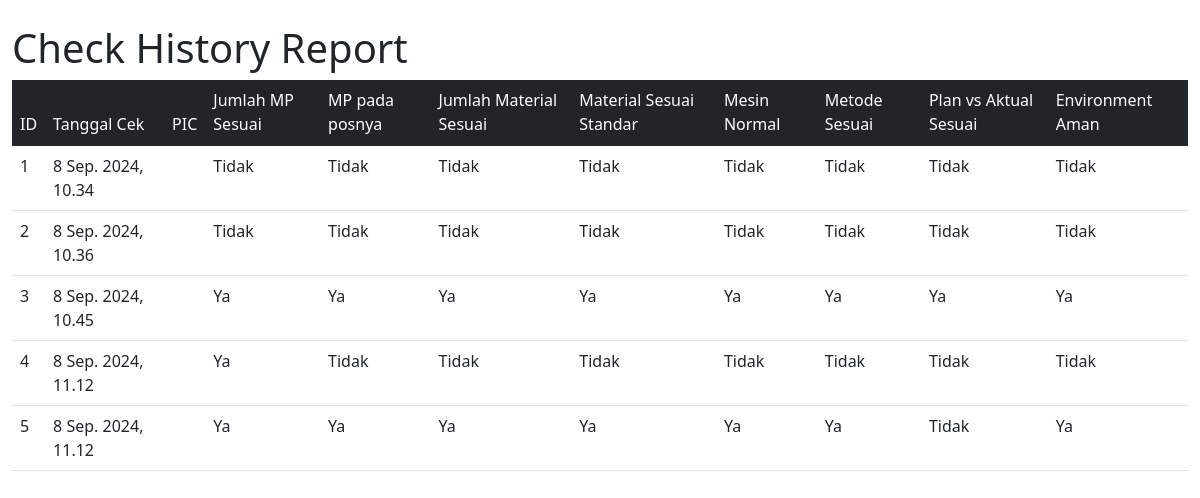
Before: /report/ (signed in) with the older database file.
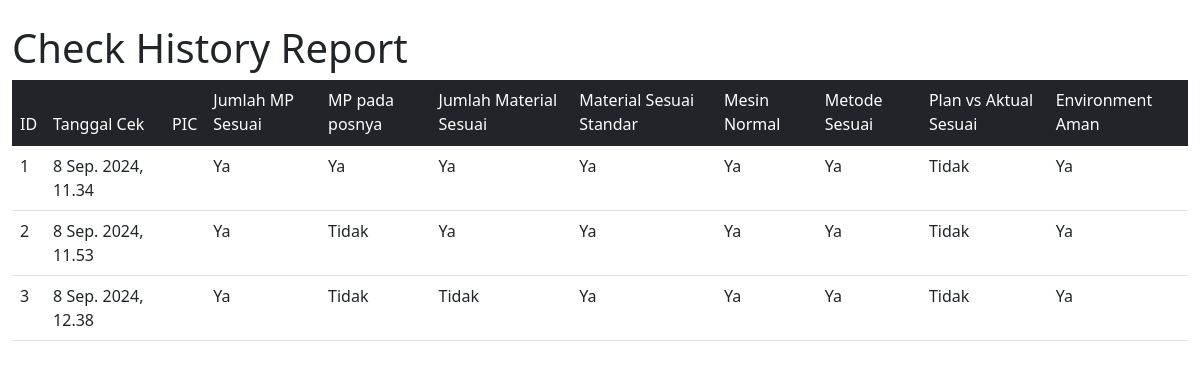
After: the same page with the newer database file.
### CheckPointApp/models.py (models this page shows, shortened)
class CpInputModel(models.Model):
    STATUS_CHOICES = (
        (True, 'Ya'),
        (False, 'Tidak')
    )
    mp_jumlah = models.BooleanField(choices=STATUS_CHOICES, default=False, null=False)
    mp_pos = models.BooleanField(choices=STATUS_CHOICES, default=False, null=False)
    material_jumlah = models.BooleanField(choices=STATUS_CHOICES, default=False,null=False)
    material_std = models.BooleanField(choices=STATUS_CHOICES, default=False, null=False)
    mesin_normal = models.BooleanField(choices=STATUS_CHOICES, default=False, null=False)
    metode_sesuai = models.BooleanField(choices=STATUS_CHOICES, default=False, null=False)
    plan_vs_actual = models.BooleanField(choices=STATUS_CHOICES, default=False, null=False)
    environment_aman = models.BooleanField(choices=STATUS_CHOICES, default=False, null=False)
    tanggal_check = models.DateTimeField(auto_now_add=True, null=False)
    person = models.ForeignKey(User, on_delete=models.CASCADE)

### CheckPointApp/views.py (the view)
# urls.py: path('report/', views.Report.as_view(), name="CpReport"),
class Report(LoginRequiredMixin, ListView):
    login_url = 'login'
    model = CpInputModel
    template_name = 'report.html'

### templates/report.html (shortened to what this page needs)
{% load static %}
{% load tz %}
<!DOCTYPE html>
<html>
    <head>
        <link rel="stylesheet" type="text/css" href="https://cdn.datatables.net/1.12.1/css/jquery.dataTables.min.css">
        <link href="https://cdn.jsdelivr.net/npm/bootstrap@5.1.3/dist/css/bootstrap.min.css" rel="stylesheet">
    </head>
    <body class="py-4">
        <div class="container-fluid">
            <h1>Check History Report</h1>
            <div class="table-fluid">
                <table class="table">
                    <thead class="table-dark">
                        <td>ID</td>
                        <td>Tanggal Cek</td>
                        <td>PIC</td>
                        <td>Jumlah MP Sesuai</td>
                        <td>MP pada posnya</td>
                        <td>Jumlah Material Sesuai</td>
                        <td>Material Sesuai Standar</td>
                        <td>Mesin Normal</td>
                        <td>Metode Sesuai</td>
                        <td>Plan vs Aktual Sesuai</td>
                        <td>Environment Aman</td>
                    </thead>
                    <tbody>
                        {% for cek in object_list %}
                        <tr>
                            <td>{{ cek.id }}</td>
                            <td>{{ cek.tanggal_check }}</td>
                            <td>{{ cek.person.first_name }} {{ cek.person.last_name }}</td>
                            <td>{{ cek.mp_jumlah|yesno:"Ya,Tidak" }}</td>
                            <td>{{ cek.mp_pos|yesno:"Ya,Tidak" }}</td>
                            <td>{{ cek.material_jumlah|yesno:"Ya,Tidak" }}</td>
                            <td>{{ cek.material_std|yesno:"Ya,Tidak" }}</td>
                            <td>{{ cek.mesin_normal|yesno:"Ya,Tidak" }}</td>
                            <td>{{ cek.metode_sesuai|yesno:"Ya,Tidak" }}</td>
                            <td>{{ cek.plan_vs_actual|yesno:"Ya,Tidak" }}</td>
                            <td>{{ cek.environment_aman|yesno:"Ya,Tidak" }}</td>
                        </tr>
                        {% endfor %}
                    </tbody>
                </table>
        </div>
    </body>

Changed rows visible on the page:
removed CpInputModel: id "4", tanggal_check "8 Sep. 2024, 11.12", mp_jumlah "Ya", mp_pos "Tidak", material_jumlah "Tidak", material_std "Tidak", mesin_normal "Tidak", metode_sesuai "Tidak", plan_vs_actual "Tidak", environment_aman "Tidak"
removed CpInputModel: id "5", tanggal_check "8 Sep. 2024, 11.12", mp_jumlah "Ya", mp_pos "Ya", material_jumlah "Ya", material_std "Ya", mesin_normal "Ya", metode_sesuai "Ya", plan_vs_actual "Tidak", environment_aman "Ya"
changed CpInputModel id 1: tanggal_check "8 Sep. 2024, 10.34" → "8 Sep. 2024, 11.34"; mp_jumlah "Tidak" → "Ya"; mp_pos "Tidak" → "Ya"; material_jumlah "Tidak" → "Ya"; material_std "Tidak" → "Ya"; mesin_normal "Tidak" → "Ya"; metode_sesuai "Tidak" → "Ya"; environment_aman "Tidak" → "Ya"
changed CpInputModel id 2: tanggal_check "8 Sep. 2024, 10.36" → "8 Sep. 2024, 11.53"; mp_jumlah "Tidak" → "Ya"; material_jumlah "Tidak" → "Ya"; material_std "Tidak" → "Ya"; mesin_normal "Tidak" → "Ya"; metode_sesuai "Tidak" → "Ya"; environment_aman "Tidak" → "Ya"
changed CpInputModel id 3: tanggal_check "8 Sep. 2024, 10.45" → "8 Sep. 2024, 12.38"; mp_pos "Ya" → "Tidak"; material_jumlah "Ya" → "Tidak"; plan_vs_actual "Ya" → "Tidak"
